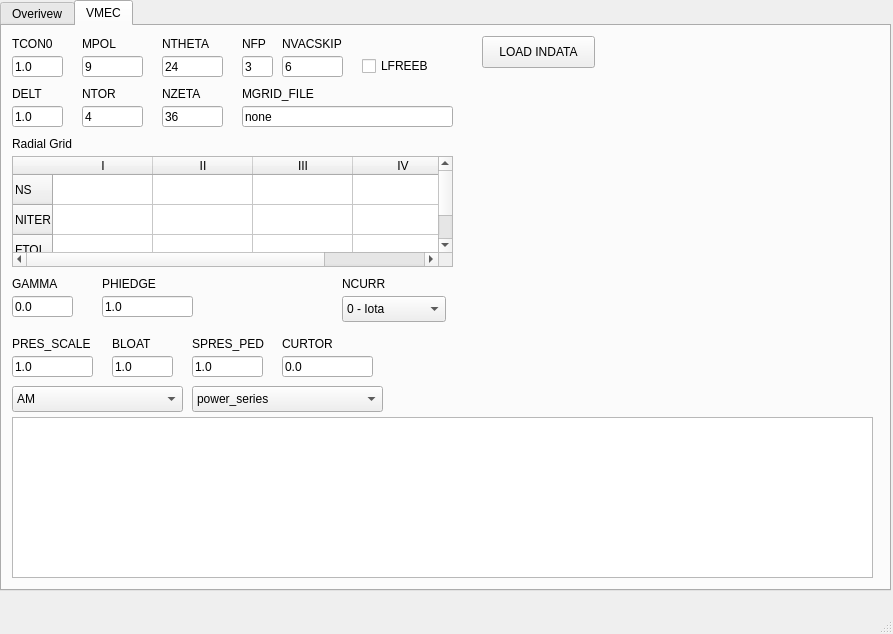
<?xml version="1.0" encoding="UTF-8"?>
<ui version="4.0">
 <class>MainWindow</class>
 <widget class="QMainWindow" name="MainWindow">
  <property name="geometry">
   <rect>
    <x>0</x>
    <y>0</y>
    <width>893</width>
    <height>634</height>
   </rect>
  </property>
  <property name="windowTitle">
   <string>MainWindow</string>
  </property>
  <widget class="QWidget" name="centralwidget">
   <widget class="QTabWidget" name="tabWidget">
    <property name="geometry">
     <rect>
      <x>0</x>
      <y>0</y>
      <width>891</width>
      <height>591</height>
     </rect>
    </property>
    <property name="currentIndex">
     <number>1</number>
    </property>
    <widget class="QWidget" name="TabOverview">
     <attribute name="title">
      <string>Overivew</string>
     </attribute>
    </widget>
    <widget class="QWidget" name="TabVMEC">
     <attribute name="title">
      <string>VMEC</string>
     </attribute>
     <widget class="QLineEdit" name="TextTcon0">
      <property name="geometry">
       <rect>
        <x>10</x>
        <y>30</y>
        <width>51</width>
        <height>21</height>
       </rect>
      </property>
      <property name="text">
       <string>1.0</string>
      </property>
     </widget>
     <widget class="QLabel" name="label">
      <property name="geometry">
       <rect>
        <x>10</x>
        <y>10</y>
        <width>59</width>
        <height>16</height>
       </rect>
      </property>
      <property name="text">
       <string>TCON0</string>
      </property>
     </widget>
     <widget class="QLabel" name="label_2">
      <property name="geometry">
       <rect>
        <x>10</x>
        <y>60</y>
        <width>59</width>
        <height>16</height>
       </rect>
      </property>
      <property name="text">
       <string>DELT</string>
      </property>
     </widget>
     <widget class="QLineEdit" name="TextDelt">
      <property name="geometry">
       <rect>
        <x>10</x>
        <y>80</y>
        <width>51</width>
        <height>21</height>
       </rect>
      </property>
      <property name="text">
       <string>1.0</string>
      </property>
     </widget>
     <widget class="QTableWidget" name="TableNsArray">
      <property name="geometry">
       <rect>
        <x>10</x>
        <y>130</y>
        <width>441</width>
        <height>111</height>
       </rect>
      </property>
      <row>
       <property name="text">
        <string>NS</string>
       </property>
      </row>
      <row>
       <property name="text">
        <string>NITER</string>
       </property>
      </row>
      <row>
       <property name="text">
        <string>FTOL</string>
       </property>
      </row>
      <column>
       <property name="text">
        <string>I</string>
       </property>
      </column>
      <column>
       <property name="text">
        <string>II</string>
       </property>
      </column>
      <column>
       <property name="text">
        <string>III</string>
       </property>
      </column>
      <column>
       <property name="text">
        <string>IV</string>
       </property>
      </column>
     </widget>
     <widget class="QLabel" name="label_3">
      <property name="geometry">
       <rect>
        <x>10</x>
        <y>110</y>
        <width>81</width>
        <height>16</height>
       </rect>
      </property>
      <property name="text">
       <string>Radial Grid</string>
      </property>
     </widget>
     <widget class="QLabel" name="label_4">
      <property name="geometry">
       <rect>
        <x>80</x>
        <y>10</y>
        <width>59</width>
        <height>16</height>
       </rect>
      </property>
      <property name="text">
       <string>MPOL</string>
      </property>
     </widget>
     <widget class="QLineEdit" name="TextMpol">
      <property name="geometry">
       <rect>
        <x>80</x>
        <y>30</y>
        <width>61</width>
        <height>21</height>
       </rect>
      </property>
      <property name="text">
       <string>9</string>
      </property>
     </widget>
     <widget class="QLineEdit" name="TextNtor">
      <property name="geometry">
       <rect>
        <x>80</x>
        <y>80</y>
        <width>61</width>
        <height>21</height>
       </rect>
      </property>
      <property name="text">
       <string>4</string>
      </property>
     </widget>
     <widget class="QLabel" name="label_5">
      <property name="geometry">
       <rect>
        <x>80</x>
        <y>60</y>
        <width>59</width>
        <height>16</height>
       </rect>
      </property>
      <property name="text">
       <string>NTOR</string>
      </property>
     </widget>
     <widget class="QLabel" name="label_6">
      <property name="geometry">
       <rect>
        <x>240</x>
        <y>10</y>
        <width>59</width>
        <height>16</height>
       </rect>
      </property>
      <property name="text">
       <string>NFP</string>
      </property>
     </widget>
     <widget class="QLineEdit" name="TextNfp">
      <property name="geometry">
       <rect>
        <x>240</x>
        <y>30</y>
        <width>31</width>
        <height>21</height>
       </rect>
      </property>
      <property name="text">
       <string>3</string>
      </property>
     </widget>
     <widget class="QLabel" name="label_7">
      <property name="geometry">
       <rect>
        <x>160</x>
        <y>10</y>
        <width>59</width>
        <height>16</height>
       </rect>
      </property>
      <property name="text">
       <string>NTHETA</string>
      </property>
     </widget>
     <widget class="QLineEdit" name="TextNtheta">
      <property name="geometry">
       <rect>
        <x>160</x>
        <y>30</y>
        <width>61</width>
        <height>21</height>
       </rect>
      </property>
      <property name="text">
       <string>24</string>
      </property>
     </widget>
     <widget class="QLabel" name="label_8">
      <property name="geometry">
       <rect>
        <x>160</x>
        <y>60</y>
        <width>59</width>
        <height>16</height>
       </rect>
      </property>
      <property name="text">
       <string>NZETA</string>
      </property>
     </widget>
     <widget class="QLineEdit" name="TextNzeta">
      <property name="geometry">
       <rect>
        <x>160</x>
        <y>80</y>
        <width>61</width>
        <height>21</height>
       </rect>
      </property>
      <property name="text">
       <string>36</string>
      </property>
     </widget>
     <widget class="QLabel" name="label_9">
      <property name="geometry">
       <rect>
        <x>240</x>
        <y>60</y>
        <width>81</width>
        <height>16</height>
       </rect>
      </property>
      <property name="text">
       <string>MGRID_FILE</string>
      </property>
     </widget>
     <widget class="QLineEdit" name="TextMgridFile">
      <property name="geometry">
       <rect>
        <x>240</x>
        <y>80</y>
        <width>211</width>
        <height>21</height>
       </rect>
      </property>
      <property name="text">
       <string>none</string>
      </property>
     </widget>
     <widget class="QLabel" name="label_10">
      <property name="geometry">
       <rect>
        <x>280</x>
        <y>10</y>
        <width>71</width>
        <height>16</height>
       </rect>
      </property>
      <property name="text">
       <string>NVACSKIP</string>
      </property>
     </widget>
     <widget class="QLineEdit" name="TextNvacSkip">
      <property name="geometry">
       <rect>
        <x>280</x>
        <y>30</y>
        <width>61</width>
        <height>21</height>
       </rect>
      </property>
      <property name="text">
       <string>6</string>
      </property>
     </widget>
     <widget class="QCheckBox" name="CheckboxLfreeb">
      <property name="geometry">
       <rect>
        <x>360</x>
        <y>30</y>
        <width>87</width>
        <height>20</height>
       </rect>
      </property>
      <property name="text">
       <string>LFREEB</string>
      </property>
     </widget>
     <widget class="QLabel" name="label_11">
      <property name="geometry">
       <rect>
        <x>10</x>
        <y>250</y>
        <width>59</width>
        <height>16</height>
       </rect>
      </property>
      <property name="text">
       <string>GAMMA</string>
      </property>
     </widget>
     <widget class="QLineEdit" name="TextGamma">
      <property name="geometry">
       <rect>
        <x>10</x>
        <y>270</y>
        <width>61</width>
        <height>21</height>
       </rect>
      </property>
      <property name="text">
       <string>0.0</string>
      </property>
     </widget>
     <widget class="QLabel" name="label_12">
      <property name="geometry">
       <rect>
        <x>100</x>
        <y>250</y>
        <width>59</width>
        <height>16</height>
       </rect>
      </property>
      <property name="text">
       <string>PHIEDGE</string>
      </property>
     </widget>
     <widget class="QLineEdit" name="TextPhiEdge">
      <property name="geometry">
       <rect>
        <x>100</x>
        <y>270</y>
        <width>91</width>
        <height>21</height>
       </rect>
      </property>
      <property name="text">
       <string>1.0</string>
      </property>
     </widget>
     <widget class="QLabel" name="label_13">
      <property name="geometry">
       <rect>
        <x>280</x>
        <y>310</y>
        <width>59</width>
        <height>16</height>
       </rect>
      </property>
      <property name="text">
       <string>CURTOR</string>
      </property>
     </widget>
     <widget class="QLineEdit" name="TextCurtor">
      <property name="geometry">
       <rect>
        <x>280</x>
        <y>330</y>
        <width>91</width>
        <height>21</height>
       </rect>
      </property>
      <property name="text">
       <string>0.0</string>
      </property>
     </widget>
     <widget class="QComboBox" name="ComboBoxNcurr">
      <property name="geometry">
       <rect>
        <x>340</x>
        <y>270</y>
        <width>104</width>
        <height>26</height>
       </rect>
      </property>
      <item>
       <property name="text">
        <string>0 - Iota</string>
       </property>
      </item>
      <item>
       <property name="text">
        <string>1 - Current</string>
       </property>
      </item>
     </widget>
     <widget class="QLabel" name="label_14">
      <property name="geometry">
       <rect>
        <x>340</x>
        <y>250</y>
        <width>59</width>
        <height>16</height>
       </rect>
      </property>
      <property name="text">
       <string>NCURR</string>
      </property>
     </widget>
     <widget class="QLabel" name="label_15">
      <property name="geometry">
       <rect>
        <x>10</x>
        <y>310</y>
        <width>81</width>
        <height>16</height>
       </rect>
      </property>
      <property name="text">
       <string>PRES_SCALE</string>
      </property>
     </widget>
     <widget class="QLineEdit" name="TextPresScale">
      <property name="geometry">
       <rect>
        <x>10</x>
        <y>330</y>
        <width>81</width>
        <height>21</height>
       </rect>
      </property>
      <property name="text">
       <string>1.0</string>
      </property>
     </widget>
     <widget class="QLabel" name="label_16">
      <property name="geometry">
       <rect>
        <x>110</x>
        <y>310</y>
        <width>59</width>
        <height>16</height>
       </rect>
      </property>
      <property name="text">
       <string>BLOAT</string>
      </property>
     </widget>
     <widget class="QLineEdit" name="TextBloat">
      <property name="geometry">
       <rect>
        <x>110</x>
        <y>330</y>
        <width>61</width>
        <height>21</height>
       </rect>
      </property>
      <property name="text">
       <string>1.0</string>
      </property>
     </widget>
     <widget class="QLabel" name="label_17">
      <property name="geometry">
       <rect>
        <x>190</x>
        <y>310</y>
        <width>81</width>
        <height>16</height>
       </rect>
      </property>
      <property name="text">
       <string>SPRES_PED</string>
      </property>
     </widget>
     <widget class="QLineEdit" name="TextSpresPed">
      <property name="geometry">
       <rect>
        <x>190</x>
        <y>330</y>
        <width>71</width>
        <height>21</height>
       </rect>
      </property>
      <property name="text">
       <string>1.0</string>
      </property>
     </widget>
     <widget class="QPushButton" name="ButtonLoadIndata">
      <property name="geometry">
       <rect>
        <x>480</x>
        <y>10</y>
        <width>113</width>
        <height>32</height>
       </rect>
      </property>
      <property name="text">
       <string>LOAD INDATA</string>
      </property>
     </widget>
     <widget class="QTableWidget" name="TableArrays">
      <property name="geometry">
       <rect>
        <x>10</x>
        <y>391</y>
        <width>861</width>
        <height>161</height>
       </rect>
      </property>
     </widget>
     <widget class="QComboBox" name="ComboBoxArrays">
      <property name="geometry">
       <rect>
        <x>10</x>
        <y>360</y>
        <width>171</width>
        <height>26</height>
       </rect>
      </property>
      <item>
       <property name="text">
        <string>AM</string>
       </property>
      </item>
      <item>
       <property name="text">
        <string>AC</string>
       </property>
      </item>
      <item>
       <property name="text">
        <string>AI</string>
       </property>
      </item>
      <item>
       <property name="text">
        <string>APHI</string>
       </property>
      </item>
      <item>
       <property name="text">
        <string>AM_AUX</string>
       </property>
      </item>
      <item>
       <property name="text">
        <string>AC_AUX</string>
       </property>
      </item>
      <item>
       <property name="text">
        <string>AI_AUX</string>
       </property>
      </item>
      <item>
       <property name="text">
        <string>RBC</string>
       </property>
      </item>
      <item>
       <property name="text">
        <string>ZBS</string>
       </property>
      </item>
      <item>
       <property name="text">
        <string>RBS</string>
       </property>
      </item>
      <item>
       <property name="text">
        <string>ZBC</string>
       </property>
      </item>
     </widget>
     <widget class="QWidget" name="gridLayoutWidget">
      <property name="geometry">
       <rect>
        <x>530</x>
        <y>50</y>
        <width>361</width>
        <height>271</height>
       </rect>
      </property>
      <layout class="QGridLayout" name="Plotbox"/>
     </widget>
     <widget class="QComboBox" name="ComboBoxPType">
      <property name="geometry">
       <rect>
        <x>190</x>
        <y>360</y>
        <width>191</width>
        <height>26</height>
       </rect>
      </property>
      <item>
       <property name="text">
        <string>power_series</string>
       </property>
      </item>
      <item>
       <property name="text">
        <string>two_power</string>
       </property>
      </item>
      <item>
       <property name="text">
        <string>gauss_trunc</string>
       </property>
      </item>
      <item>
       <property name="text">
        <string>akima_spline</string>
       </property>
      </item>
      <item>
       <property name="text">
        <string>sum_atan</string>
       </property>
      </item>
      <item>
       <property name="text">
        <string>power_series_i</string>
       </property>
      </item>
      <item>
       <property name="text">
        <string>akima_spline_i</string>
       </property>
      </item>
      <item>
       <property name="text">
        <string>akima_spline_ip</string>
       </property>
      </item>
      <item>
       <property name="text">
        <string>pedestal</string>
       </property>
      </item>
      <item>
       <property name="text">
        <string>rational</string>
       </property>
      </item>
      <item>
       <property name="text">
        <string>nice_quadratic</string>
       </property>
      </item>
      <item>
       <property name="text">
        <string>two_lorentz</string>
       </property>
      </item>
     </widget>
    </widget>
   </widget>
  </widget>
  <widget class="QMenuBar" name="menubar">
   <property name="geometry">
    <rect>
     <x>0</x>
     <y>0</y>
     <width>893</width>
     <height>22</height>
    </rect>
   </property>
  </widget>
  <widget class="QStatusBar" name="statusbar"/>
 </widget>
 <resources/>
 <connections/>
</ui>
